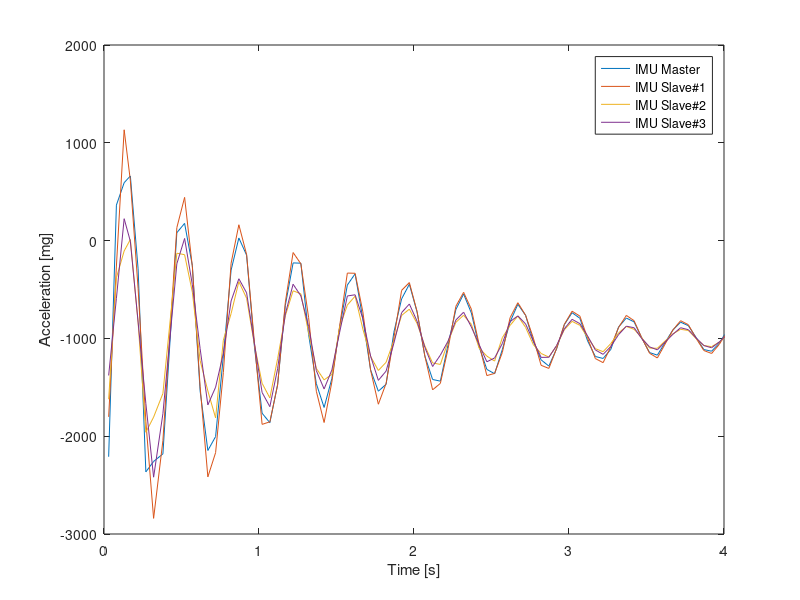
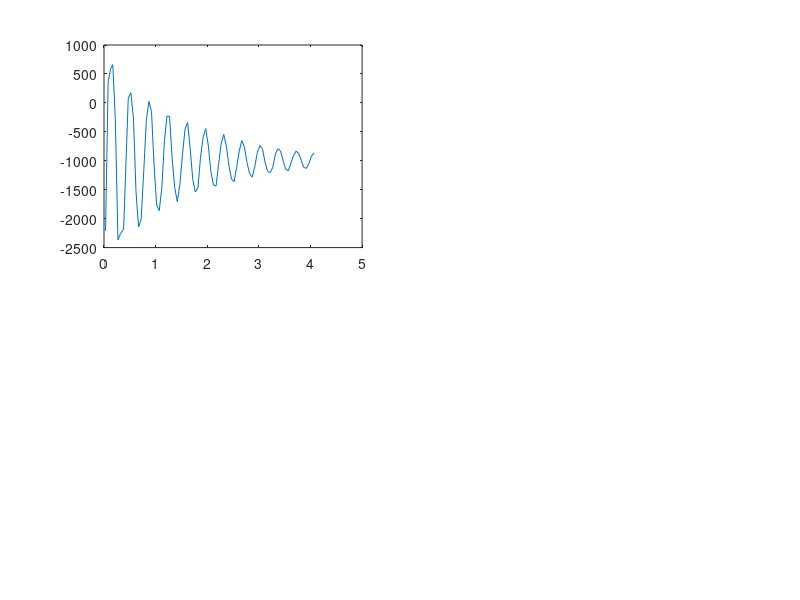

MATLAB code to generate these figures, in order: (Note: this script raises an error after producing the figures.)
%Check time synchronization between IMU's

temp = load('IMU1_raw.mat');
imu1_raw = temp.ans(:,515:594);
temp = load('IMU2_raw.mat');
imu2_raw = temp.ans(:,515:594);
temp = load('IMU3_raw.mat');
imu3_raw = temp.ans(:,515:594);
temp = load('IMU4_raw.mat');
imu4_raw = temp.ans(:,515:594);

top = [];
top_count = [1 1 1 1];
buttom = [];
buttom_count = [1 1 1 1];

for i=1:length(imu1_raw)-2
    if (imu1_raw(7,i) < imu1_raw(7,i+1)) && (imu1_raw(7,i+1) > imu1_raw(7,i+2))
        top(1,top_count(1)) = imu1_raw(1,i+1);
        top_count(1) = top_count(1)+1;
    elseif (imu1_raw(7,i) > imu1_raw(7,i+1)) && (imu1_raw(7,i+1) < imu1_raw(7,i+2))
        buttom(1,buttom_count(1)) = imu1_raw(1,i+1);
        buttom_count(1) = buttom_count(1)+1;
    end
    if (imu2_raw(7,i) < imu2_raw(7,i+1)) && (imu2_raw(7,i+1) > imu2_raw(7,i+2))
        top(2,top_count(2)) = imu2_raw(1,i+1);
        top_count(2) = top_count(2)+1;
    elseif (imu2_raw(7,i) > imu2_raw(7,i+1)) && (imu2_raw(7,i+1) < imu2_raw(7,i+2))
        buttom(2,buttom_count(2)) = imu2_raw(1,i+1);
        buttom_count(2) = buttom_count(2)+1;
    end
    if (imu3_raw(7,i) < imu3_raw(7,i+1)) && (imu3_raw(7,i+1) > imu3_raw(7,i+2))
        top(3,top_count(3)) = imu3_raw(1,i+1);
        top_count(3) = top_count(3)+1;
    elseif (imu3_raw(7,i) > imu3_raw(7,i+1)) && (imu3_raw(7,i+1) < imu3_raw(7,i+2))
        buttom(3,buttom_count(3)) = imu3_raw(1,i+1);
        buttom_count(3) = buttom_count(3)+1;
    end
    if (imu4_raw(7,i) < imu4_raw(7,i+1)) && (imu4_raw(7,i+1) > imu4_raw(7,i+2))
        top(4,top_count(4)) = imu4_raw(1,i+1);
        top_count(4) = top_count(4)+1;
    elseif (imu4_raw(7,i) > imu4_raw(7,i+1)) && (imu4_raw(7,i+1) < imu4_raw(7,i+2))
        buttom(4,buttom_count(4)) = imu4_raw(1,i+1);
        buttom_count(4) = buttom_count(4)+1;
    end
end

x_plot = [0:0.01:4];

plot(imu1_raw(1,:)-26, imu1_raw(7,:), imu2_raw(1,:)-26, imu2_raw(7,:), imu3_raw(1,:)-26, imu3_raw(7,:), imu4_raw(1,:)-26, imu4_raw(7,:))
xlabel('Time [s]'); ylabel('Acceleration [mg]'); legend('IMU Master','IMU Slave#1', 'IMU Slave#2', 'IMU Slave#3');xlim([0,4]);

figure()
subplot(2,2,1)
xdata = imu1_raw(1,:)-26;
ydata = imu1_raw(7,:);
plot(xdata, ydata);
hold on
x0 = [1000; -1; 30; 0; -1000];
[x1, resnorm] = lsqcurvefit(@sine_wave, x0, xdata, ydata);
plot(x_plot, sine_wave(x1, x_plot))
xlabel('Time [s]'); ylabel('Acceleration [mg]'); legend('Raw data','Curve fit'); xlim([0,4]);title('IMU Master');

subplot(2,2,2)
xdata = imu2_raw(1,:)-26;
ydata = imu2_raw(7,:);
plot(xdata, ydata);
hold on
x0 = [1000; -1; 30; 0; -1000];
[x2, resnorm] = lsqcurvefit(@sine_wave, x0, xdata, ydata);
plot(x_plot, sine_wave(x2, x_plot))
xlabel('Time [s]'); ylabel('Acceleration [mg]'); legend('Raw data','Curve fit'); xlim([0,4]);title('IMU Slave#1');

subplot(2,2,3)
xdata = imu3_raw(1,:)-26;
ydata = imu3_raw(7,:);
plot(xdata, ydata);
hold on
x0 = [1000; -1; 30; 0; -1000];
[x3, resnorm] = lsqcurvefit(@sine_wave, x0, xdata, ydata);
plot(x_plot, sine_wave(x3, x_plot))
xlabel('Time [s]'); ylabel('Acceleration [mg]'); legend('Raw data','Curve fit'); xlim([0,4]);title('IMU Slave#2');

subplot(2,2,4)
xdata = imu4_raw(1,:)-26;
ydata = imu4_raw(7,:);
plot(xdata, ydata);
hold on
x0 = [1000; -1; 30; 0; -1000];
[x4, resnorm] = lsqcurvefit(@sine_wave, x0, xdata, ydata);
plot(x_plot, sine_wave(x4, x_plot))
xlabel('Time [s]'); ylabel('Acceleration [mg]'); legend('Raw data','Curve fit'); xlim([0,4]);title('IMU Slave#3');

figure()
plot(x_plot, sine_wave(x1, x_plot),x_plot, sine_wave(x2, x_plot),x_plot, sine_wave(x3, x_plot),x_plot, sine_wave(x4, x_plot))
xlabel('Time [s]'); ylabel('Acceleration [mg]'); legend('IMU Master','IMU Slave#1', 'IMU Slave#2', 'IMU Slave#3');xlim([0,4]);